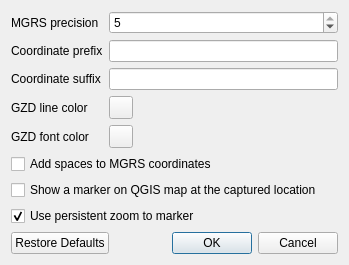
<?xml version="1.0" encoding="UTF-8"?>
<ui version="4.0">
 <class>mgrsDialog</class>
 <widget class="QDialog" name="mgrsDialog">
  <property name="geometry">
   <rect>
    <x>0</x>
    <y>0</y>
    <width>349</width>
    <height>252</height>
   </rect>
  </property>
  <property name="windowTitle">
   <string>MGRS Settings</string>
  </property>
  <property name="modal">
   <bool>true</bool>
  </property>
  <layout class="QVBoxLayout" name="verticalLayout">
   <item>
    <layout class="QFormLayout" name="formLayout_2">
     <item row="0" column="0">
      <widget class="QLabel" name="label">
       <property name="text">
        <string>MGRS precision</string>
       </property>
      </widget>
     </item>
     <item row="0" column="1">
      <widget class="QSpinBox" name="mgrsPrecisionSpinBox">
       <property name="maximum">
        <number>5</number>
       </property>
       <property name="value">
        <number>5</number>
       </property>
      </widget>
     </item>
     <item row="1" column="0">
      <widget class="QLabel" name="label_1">
       <property name="text">
        <string>Coordinate prefix</string>
       </property>
      </widget>
     </item>
     <item row="1" column="1">
      <widget class="QLineEdit" name="prefixLineEdit"/>
     </item>
     <item row="2" column="1">
      <widget class="QLineEdit" name="suffixLineEdit"/>
     </item>
     <item row="2" column="0">
      <widget class="QLabel" name="label_2">
       <property name="text">
        <string>Coordinate suffix</string>
       </property>
      </widget>
     </item>
     <item row="3" column="0">
      <widget class="QLabel" name="label_3">
       <property name="text">
        <string>GZD line color</string>
       </property>
      </widget>
     </item>
     <item row="3" column="1">
      <widget class="QgsColorButton" name="lineColorButton">
       <property name="color">
        <color>
         <red>1</red>
         <green>1</green>
         <blue>1</blue>
        </color>
       </property>
      </widget>
     </item>
     <item row="4" column="0">
      <widget class="QLabel" name="label_4">
       <property name="text">
        <string>GZD font color</string>
       </property>
      </widget>
     </item>
     <item row="4" column="1">
      <widget class="QgsColorButton" name="fontColorButton">
       <property name="color">
        <color>
         <red>1</red>
         <green>1</green>
         <blue>1</blue>
        </color>
       </property>
      </widget>
     </item>
    </layout>
   </item>
   <item>
    <widget class="QCheckBox" name="addSpacesCheckBox">
     <property name="text">
      <string>Add spaces to MGRS coordinates</string>
     </property>
    </widget>
   </item>
   <item>
    <widget class="QCheckBox" name="markerCheckBox">
     <property name="text">
      <string>Show a marker on QGIS map at the captured location</string>
     </property>
    </widget>
   </item>
   <item>
    <widget class="QCheckBox" name="persistentMarkerCheckBox">
     <property name="text">
      <string>Use persistent zoom to marker</string>
     </property>
     <property name="checked">
      <bool>true</bool>
     </property>
    </widget>
   </item>
   <item>
    <spacer name="verticalSpacer">
     <property name="orientation">
      <enum>Qt::Vertical</enum>
     </property>
     <property name="sizeHint" stdset="0">
      <size>
       <width>20</width>
       <height>40</height>
      </size>
     </property>
    </spacer>
   </item>
   <item>
    <widget class="QDialogButtonBox" name="buttonBox">
     <property name="orientation">
      <enum>Qt::Horizontal</enum>
     </property>
     <property name="standardButtons">
      <set>QDialogButtonBox::Cancel|QDialogButtonBox::Ok|QDialogButtonBox::RestoreDefaults</set>
     </property>
    </widget>
   </item>
  </layout>
 </widget>
 <customwidgets>
  <customwidget>
   <class>QgsColorButton</class>
   <extends>QToolButton</extends>
   <header>qgscolorbutton.h</header>
  </customwidget>
 </customwidgets>
 <resources/>
 <connections>
  <connection>
   <sender>buttonBox</sender>
   <signal>accepted()</signal>
   <receiver>mgrsDialog</receiver>
   <slot>accept()</slot>
   <hints>
    <hint type="sourcelabel">
     <x>248</x>
     <y>254</y>
    </hint>
    <hint type="destinationlabel">
     <x>157</x>
     <y>274</y>
    </hint>
   </hints>
  </connection>
  <connection>
   <sender>buttonBox</sender>
   <signal>rejected()</signal>
   <receiver>mgrsDialog</receiver>
   <slot>reject()</slot>
   <hints>
    <hint type="sourcelabel">
     <x>316</x>
     <y>260</y>
    </hint>
    <hint type="destinationlabel">
     <x>286</x>
     <y>274</y>
    </hint>
   </hints>
  </connection>
 </connections>
</ui>
